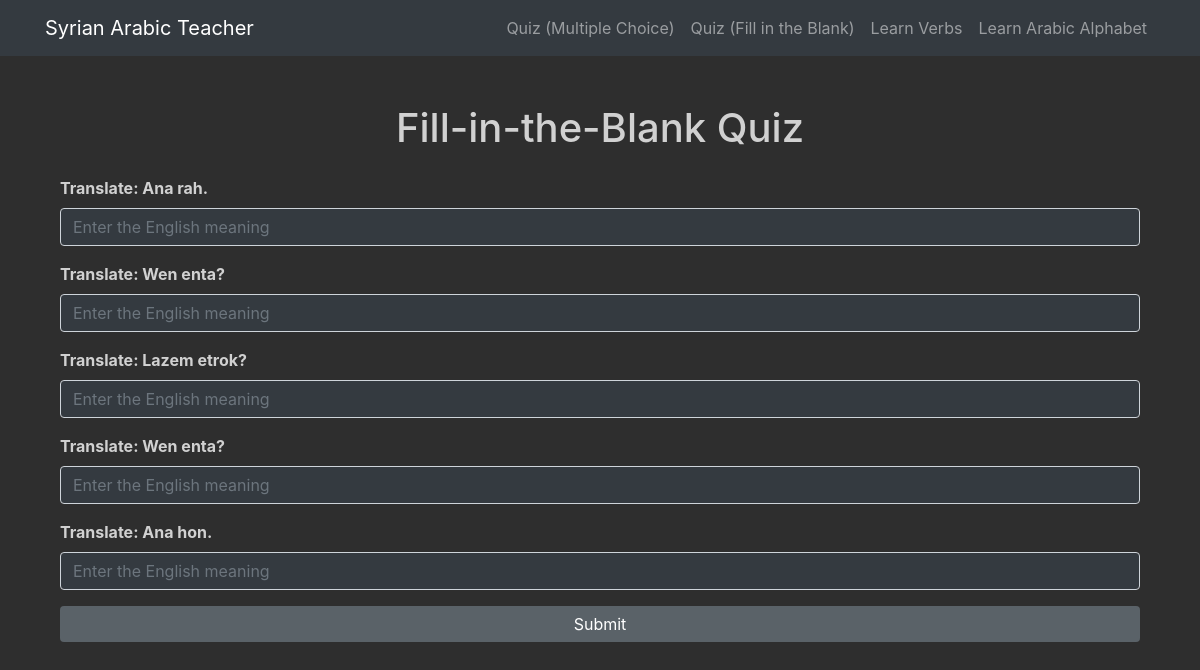
/quiz-fill, run on the app's committed database.
### tables this page shows
CREATE TABLE phrases (
                            id INTEGER PRIMARY KEY AUTOINCREMENT,
                            english TEXT NOT NULL,
                            transliteration TEXT NOT NULL
                        );

### app.py (the view, shortened to what this page needs)
@app.route('/quiz-fill', methods=['GET', 'POST'])
def quiz_fill():
    db = get_db()
    all_phrases = db.execute('SELECT * FROM phrases').fetchall()
    questions = random.sample(all_phrases, 5)
    return render_template('quiz_fill.html', questions=questions)

### app.py (called while the page is built)
def get_db():
    db = getattr(g, '_database', None)
    if db is None:
        db = g._database = sqlite3.connect(DATABASE)
        db.row_factory = sqlite3.Row
    return db

@app.teardown_appcontext
def close_connection(exception):
    db = getattr(g, '_database', None)
    if db is not None:
        db.close()

### templates/quiz_fill.html (shortened to what this page needs)
{% extends 'base.html' %}
{% block content %}
<div class="container mt-5">
    <h1 class="text-center mb-4">Fill-in-the-Blank Quiz</h1>
    <form method="POST">
        {% for question in questions %}
        <div class="form-group">
            <label><strong>Translate: {{ question['transliteration'] }}</strong></label>
            <input type="text" name="{{ question['id'] }}" class="form-control bg-dark text-light" placeholder="Enter the English meaning" required>
        </div>
        {% endfor %}
        <button type="submit" class="btn btn-primary btn-block mt-3">Submit</button>
    </form>
</div>
{% endblock %}

### templates/base.html (style rules this page uses)
body { background-color: #2e2e2e; color: #d1d1d1; }
.btn-primary, .btn-success { background-color: #5a6268; border: none; }

### data on the page
phrases: transliteration "Ana rah."
phrases: transliteration "Wen enta?"
phrases: transliteration "Lazem etrok?"
phrases: transliteration "Wen enta?"
phrases: transliteration "Ana hon."
